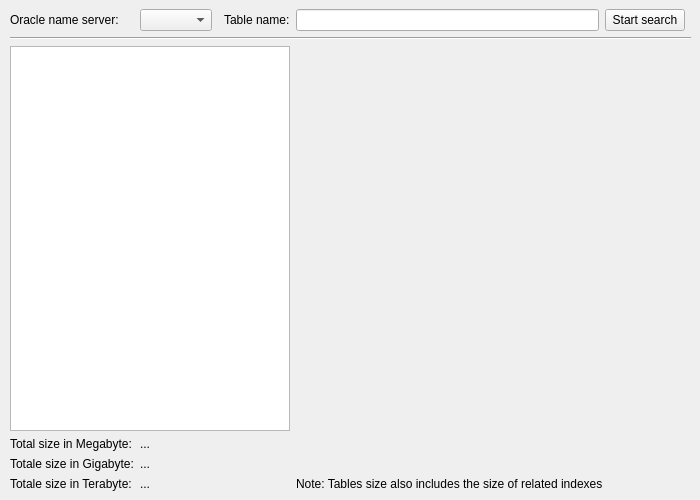
<?xml version="1.0" encoding="UTF-8"?>
<ui version="4.0">
 <class>oracle_volume_window</class>
 <widget class="QMainWindow" name="oracle_volume_window">
  <property name="geometry">
   <rect>
    <x>0</x>
    <y>0</y>
    <width>700</width>
    <height>500</height>
   </rect>
  </property>
  <property name="windowTitle">
   <string>Oracle volume</string>
  </property>
  <property name="windowIcon">
   <iconset resource="resource.qrc">
    <normaloff>:/icons/icons/MGrep.ico</normaloff>:/icons/icons/MGrep.ico</iconset>
  </property>
  <widget class="QWidget" name="centralwidget">
   <property name="sizePolicy">
    <sizepolicy hsizetype="Expanding" vsizetype="Expanding">
     <horstretch>0</horstretch>
     <verstretch>0</verstretch>
    </sizepolicy>
   </property>
   <layout class="QGridLayout" name="gridLayout">
    <property name="leftMargin">
     <number>10</number>
    </property>
    <item row="4" column="0">
     <widget class="QLabel" name="l_server_name">
      <property name="text">
       <string>Oracle name server:</string>
      </property>
      <property name="buddy">
       <cstring>e_server_name</cstring>
      </property>
     </widget>
    </item>
    <item row="5" column="0" colspan="7">
     <widget class="Line" name="line_1">
      <property name="orientation">
       <enum>Qt::Horizontal</enum>
      </property>
     </widget>
    </item>
    <item row="4" column="1">
     <widget class="QComboBox" name="e_server_name"/>
    </item>
    <item row="4" column="5">
     <widget class="QPushButton" name="b_start_search">
      <property name="text">
       <string>Start search</string>
      </property>
      <property name="icon">
       <iconset resource="resource.qrc">
        <normaloff>:/icons/icons/go.gif</normaloff>:/icons/icons/go.gif</iconset>
      </property>
     </widget>
    </item>
    <item row="4" column="3">
     <widget class="QLabel" name="l_table_name">
      <property name="text">
       <string>Table name:</string>
      </property>
      <property name="buddy">
       <cstring>e_table_name</cstring>
      </property>
     </widget>
    </item>
    <item row="4" column="4">
     <widget class="QLineEdit" name="e_table_name"/>
    </item>
    <item row="12" column="0">
     <widget class="QLabel" name="l_megabyte">
      <property name="text">
       <string>Total size in Megabyte:</string>
      </property>
     </widget>
    </item>
    <item row="13" column="0">
     <widget class="QLabel" name="l_gigabyte">
      <property name="text">
       <string>Totale size in Gigabyte:</string>
      </property>
     </widget>
    </item>
    <item row="14" column="0">
     <widget class="QLabel" name="l_terabyte">
      <property name="text">
       <string>Totale size in Terabyte:</string>
      </property>
     </widget>
    </item>
    <item row="12" column="1">
     <widget class="QLabel" name="l_tot_megabyte">
      <property name="text">
       <string>...</string>
      </property>
     </widget>
    </item>
    <item row="13" column="1">
     <widget class="QLabel" name="l_tot_gigabyte">
      <property name="text">
       <string>...</string>
      </property>
     </widget>
    </item>
    <item row="14" column="1">
     <widget class="QLabel" name="l_tot_terabyte">
      <property name="text">
       <string>...</string>
      </property>
     </widget>
    </item>
    <item row="14" column="4" colspan="2">
     <widget class="QLabel" name="label">
      <property name="text">
       <string>Note: Tables size also includes the size of related indexes</string>
      </property>
     </widget>
    </item>
    <item row="11" column="0" colspan="4">
     <widget class="QTableView" name="o_lst1">
      <property name="minimumSize">
       <size>
        <width>0</width>
        <height>0</height>
       </size>
      </property>
      <property name="editTriggers">
       <set>QAbstractItemView::NoEditTriggers</set>
      </property>
      <property name="alternatingRowColors">
       <bool>true</bool>
      </property>
      <property name="selectionBehavior">
       <enum>QAbstractItemView::SelectRows</enum>
      </property>
      <property name="sortingEnabled">
       <bool>true</bool>
      </property>
     </widget>
    </item>
   </layout>
  </widget>
 </widget>
 <tabstops>
  <tabstop>o_lst1</tabstop>
 </tabstops>
 <resources>
  <include location="resource.qrc"/>
 </resources>
 <connections>
  <connection>
   <sender>b_start_search</sender>
   <signal>clicked()</signal>
   <receiver>oracle_volume_window</receiver>
   <slot>slot_start_search()</slot>
   <hints>
    <hint type="sourcelabel">
     <x>681</x>
     <y>39</y>
    </hint>
    <hint type="destinationlabel">
     <x>519</x>
     <y>444</y>
    </hint>
   </hints>
  </connection>
 </connections>
 <slots>
  <slot>slot_start_search()</slot>
 </slots>
</ui>
